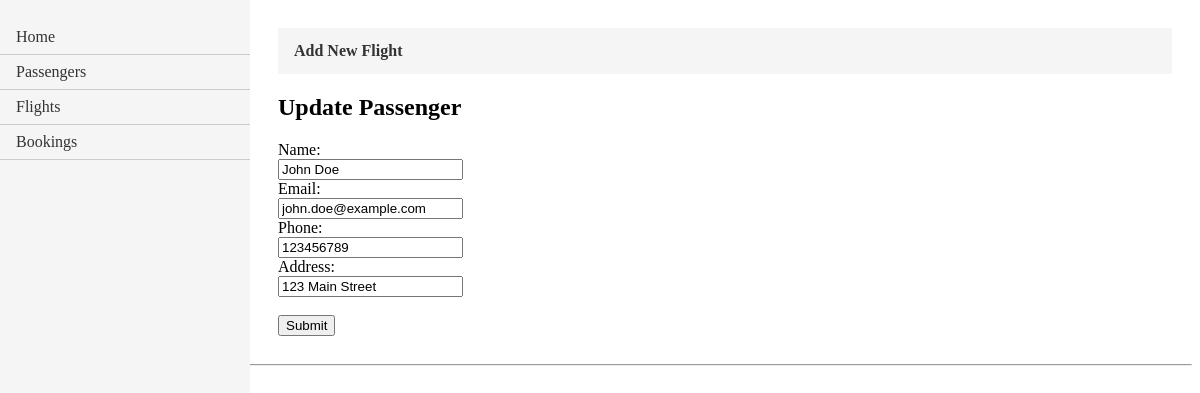
/passenger/update/12/, run on the app's committed database.
### FlightBookingApp/models.py (models this page shows, shortened)
class Passenger(models.Model):
    passengerID = models.AutoField(primary_key=True)
    name = models.CharField(max_length=100)
    email = models.EmailField(unique=True)
    phone = models.CharField(max_length=20)
    address = models.CharField(max_length=200)

### FlightBookingApp/views.py (the view)
# urls.py: path('passenger/update/<int:passenger_id>/', views.update_passenger_form, name='update_passenger_form'), #load passenger information to update
def update_passenger_form(request, passenger_id):
    passenger = Passenger.objects.get(passengerID=passenger_id)
    return render(request, 'update_passenger.html', {'passenger': passenger})

### FlightBookingApp/templates/update_passenger.html
{% extends "layout.html" %}
{% block content%}
<ul class="crud-menu">
    <li><a href="{% url 'create_passenger' %}"><b>Add New Flight</b></a></li>
</ul>
<h2>Update Passenger</h2>
<form method="post" action="{% url 'update_passenger_submit' passenger.passengerID %}">
    <label for="name">Name:</label><br>
    <input type="text" id="name" name="name" value="{{ passenger.name }}"><br>
    <label for="email">Email:</label><br>
    <input type="email" id="email" name="email" value="{{ passenger.email }}"><br>
    <label for="phone">Phone:</label><br>
    <input type="text" id="phone" name="phone" value="{{ passenger.phone }}"><br>
    <label for="address">Address:</label><br>
    <input type="text" id="address" name="address" value="{{ passenger.address }}"><br><br>
    <button type="submit">Submit</button>
</form>
{%endblock content%}

### FlightBookingApp/templates/layout.html (style rules this page uses)
.crud-menu { list-style-type: none; margin: 0; padding: 0; overflow: hidden; background-color: #f5f5f5; }
.crud-menu li { float: left; }
.crud-menu li a { display: block; color: #333; text-align: center; padding: 14px 16px; text-decoration: none; }

### data on the page
Passenger: name "John Doe", email "john.doe@example.com", phone "123456789", address "123 Main Street"
